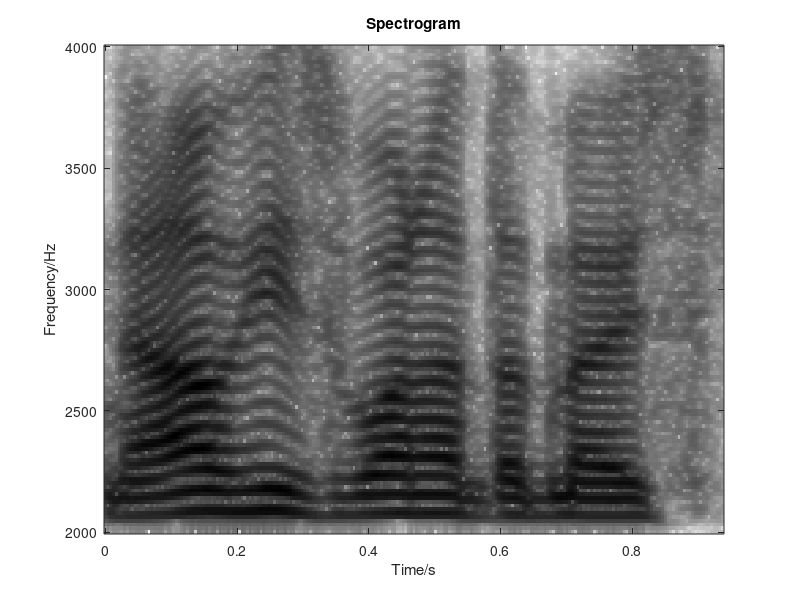

Reproduce this figure in MATLAB.
clc;
clear;
load assignment1.mat;
% Problem 6.3
x = male_short;
N = length(x);
Fs = 8000;
alen = 256;
% alen = 1024; % narrow-band
% alen = 64; % wide-band
ulen = 32;
naf = floor((N-alen+ulen)/ulen); % Number of analysis frames
n1 = 1;
n2 = alen;
S = zeros(alen/2+1, naf);
for n=1:naf % Counter over analysis frames
    xf_sp = x(n1:n2).*hanning(alen);
    % xf_sp = [xf_sp;zeros(alen,1)]; % zero-padding in wide-band
    % spectrogram
    X = fft(xf_sp);
    S(:,n) = 10*log10(abs(X(1:alen/2+1)).^2);
    n1 = n1 + ulen;
    n2 = n2 + ulen;
end
colormap(gray);
imagesc(0:N/(naf*Fs):N/Fs,0:4000/(alen/2+1):4000,flipud(-S));
yticklabels({'4000','3500','3000','2500','2000','1500','1000','500','0'});
xlabel('Time/s');ylabel('Frequency/Hz');
title('Spectrogram');
% title('Narrow-band spectrogram');
% title('Wide-band spectrogram');